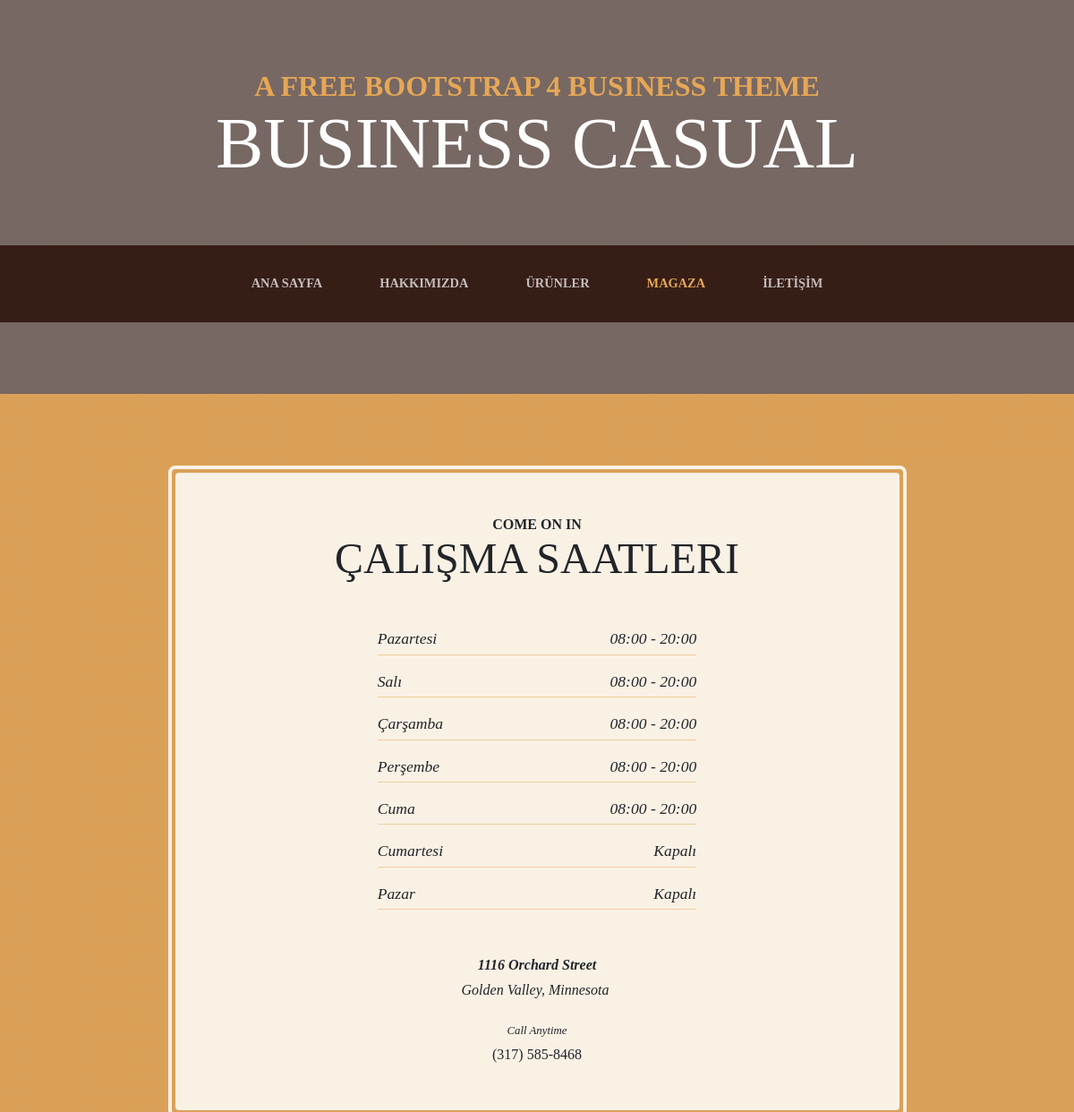
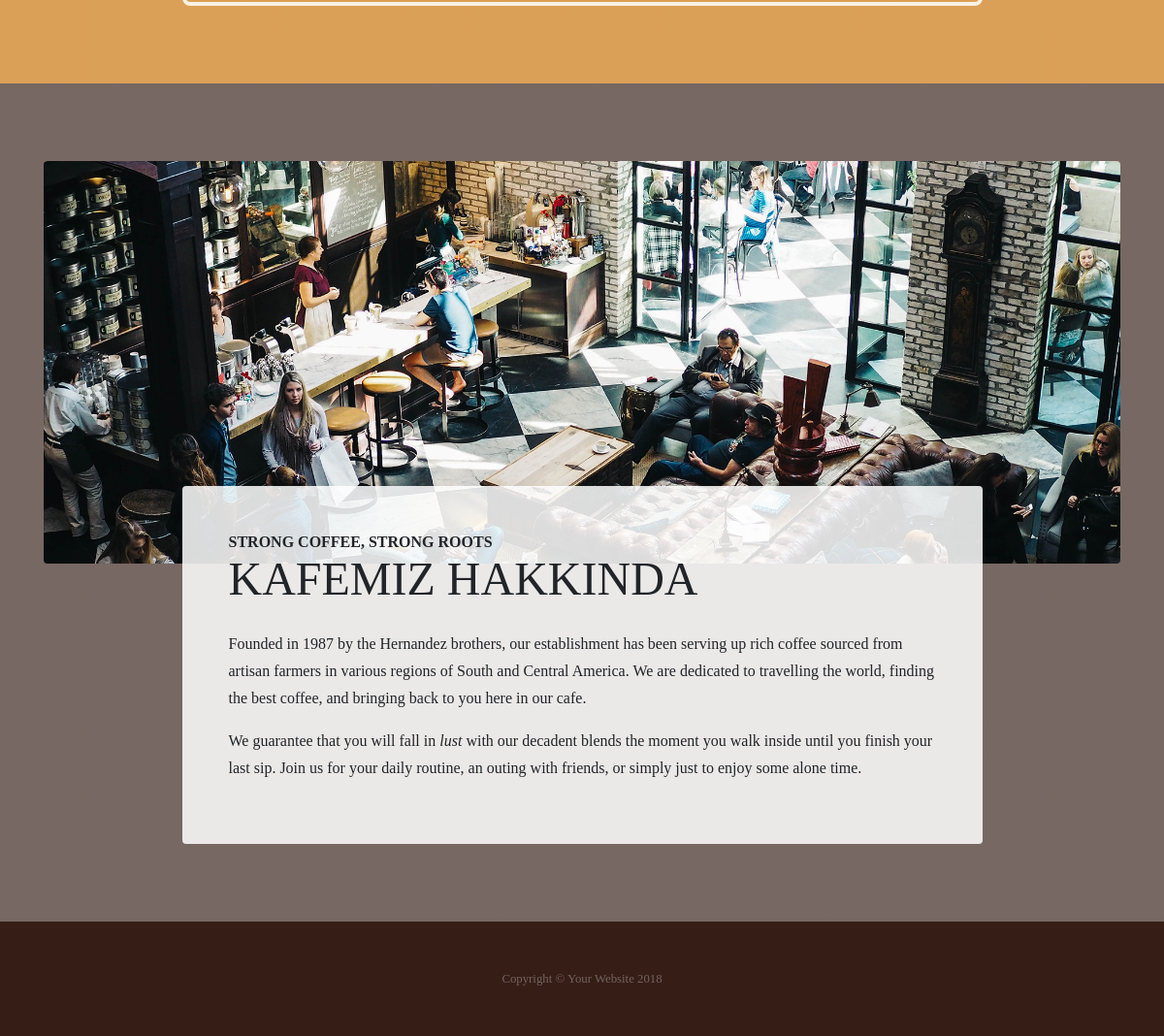
The page /store.php on the database its author committed (2 pictures, top to bottom).
### tables this page shows
CREATE TABLE IF NOT EXISTS `magaza` (
  `id` int(11) NOT NULL AUTO_INCREMENT,
  `ustBaslik` char(50) NOT NULL DEFAULT '0',
  `anaBaslik` varchar(500) NOT NULL DEFAULT '0',
  `adres` char(250) NOT NULL DEFAULT '0',
  `telefon` char(20) NOT NULL DEFAULT '0',
  PRIMARY KEY (`id`)
);

CREATE TABLE IF NOT EXISTS `magazasaat` (
  `id` int(11) NOT NULL AUTO_INCREMENT,
  `gun` char(50) NOT NULL,
  `saat` char(50) NOT NULL,
  PRIMARY KEY (`id`)
);

CREATE TABLE IF NOT EXISTS `hakkimizda` (
  `id` int(11) NOT NULL AUTO_INCREMENT,
  `foto` char(50) NOT NULL,
  `ustBaslik` char(250) NOT NULL,
  `baslik` char(250) NOT NULL,
  `icerik` text NOT NULL,
  PRIMARY KEY (`id`)
);

### store.php (the view, shortened to what this page needs)
<?php
include('inc/vt.php');
include('inc/head.php');
include('inc/nav.php');
$sorgu1 = $baglanti->prepare("SELECT * FROM magaza");
$sorgu1->execute();
$sonuc1 = $sorgu1->fetch();
?>
<section class="page-section cta">
    <div class="container">
        <div class="row">
            <div class="col-xl-9 mx-auto">
                <div class="cta-inner text-center rounded">
                    <h2 class="section-heading mb-5">
                        <span class="section-heading-upper"><?= $sonuc1['ustBaslik'] ?></span>
                        <span class="section-heading-lower"><?= $sonuc1['anaBaslik'] ?></span>
                    </h2>
                    <ul class="list-unstyled list-hours mb-5 text-left mx-auto">
                        <?php
                        $sorgu2 = $baglanti->prepare("SELECT * FROM magazasaat");
                        $sorgu2->execute();
                        while ($sonuc2 = $sorgu2->fetch()) {
                            ?>
                            <li class="list-unstyled-item list-hours-item d-flex">
                                <?= $sonuc2['gun'] ?>
                                <span class="ml-auto"><?= $sonuc2['saat'] ?></span>
                            </li>
                            <?php
                        }
                        ?>
                    </ul>
                    <p class="address mb-5">
                        <?= $sonuc1['adres'] ?>
                    </p>
                    <p class="mb-0">
                        <small>
                            <em>Call Anytime</em>
                        </small>
                        <br>
                        <?= $sonuc1['telefon'] ?>
                    </p>
                </div>
            </div>
        </div>
    </div>
</section>
<?php
$sorgu3 = $baglanti->prepare("SELECT * FROM hakkimizda");
$sorgu3->execute();
$sonuc3 = $sorgu3->fetch();
?>
<section class="page-section about-heading">
    <div class="container">
        <img class="img-fluid rounded about-heading-img mb-3 mb-lg-0" src="img/<?= $sonuc3['foto'] ?>" alt="">
        <div class="about-heading-content">
            <div class="row">
                <div class="col-xl-9 col-lg-10 mx-auto">
                    <div class="bg-faded rounded p-5">
                        <h2 class="section-heading mb-4">
                            <span class="section-heading-upper"><?= $sonuc3['ustBaslik'] ?></span>
                            <span class="section-heading-lower"><?= $sonuc3['baslik'] ?></span>
                        </h2>
                        <?= $sonuc3['icerik'] ?>
                    </div>
                </div>
            </div>
        </div>
    </div>
</section>
<?php
include('inc/footer.php');
?>

### rows shown on the page
magaza: ustBaslik "COME ON IN", anaBaslik "ÇALIŞMA SAATLERI", adres "1116 Orchard Street Golden Valley, Minnesota", telefon "(317) 585-8468"
magazasaat: gun "Pazartesi", saat "08:00 - 20:00"
magazasaat: gun "Salı", saat "08:00 - 20:00"
magazasaat: gun "Çarşamba", saat "08:00 - 20:00"
magazasaat: gun "Perşembe", saat "08:00 - 20:00"
magazasaat: gun "Cuma", saat "08:00 - 20:00"
magazasaat: gun "Cumartesi", saat "Kapalı"
magazasaat: gun "Pazar", saat "Kapalı"
hakkimizda: foto (picture), ustBaslik "STRONG COFFEE, STRONG ROOTS", baslik "KAFEMIZ HAKKINDA", icerik "Founded in 1987 by the Hernandez brothers, our establishment has been serving up rich coffee sourced from artisan farmers in various regions of South and Central America. We are dedicated to travelling the world, finding the best coffee, and bringing back to you here in our cafe. We guarantee that you will fall in lust with our decadent blends the moment you walk inside until you finish your last sip. Join us for your daily routine, an outing with friends, or simply just to enjoy some alone time."
